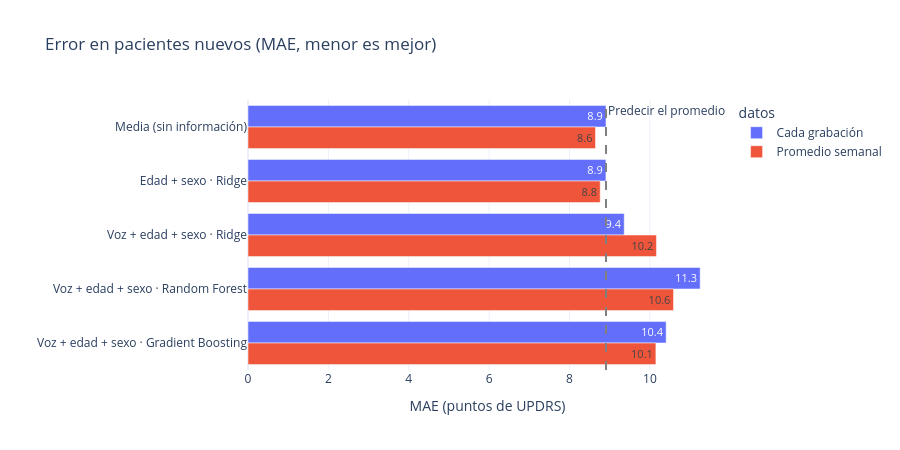

Here is the notebook cell this chart was saved with:
### Code cell
fig = px.bar(res["nivel"], y="modelo", x="MAE", color="datos", barmode="group", orientation="h",
             title="Error en pacientes nuevos (MAE, menor es mejor)",
             labels={"MAE": "MAE (puntos de UPDRS)", "modelo": ""}, text_auto=".1f")
ref = res["nivel"].query("modelo == 'Media (sin información)' and datos == 'Cada grabación'")["MAE"].iloc[0]
fig.add_vline(x=ref, line_dash="dash", line_color="gray", annotation_text="Predecir el promedio")
fig.update_layout(yaxis={"autorange": "reversed"}, height=450)
guardar(fig, "02_nivel_pacientes_nuevos")
fig

### Figure 1 — Plotly figure (JSON) as saved in the notebook; plotly's stock layout.template omitted (floating-point values rounded to 4 significant figures)
{"data": [{"alignmentgroup": "True", "hovertemplate": "datos=Cada grabación<br>MAE (puntos de UPDRS)=%{x}<br>=%{y}<extra></extra>", "legendgroup": "Cada grabación", "marker": {"color": "#636efa", "pattern": {"shape": ""}}, "name": "Cada grabación", "offsetgroup": "Cada grabación", "orientation": "h", "showlegend": true, "textposition": "auto", "texttemplate": "%{x:.1f}", "type": "bar", "x": [8.908, 8.906, 9.361, 11.25, 10.4], "xaxis": "x", "y": ["Media (sin información)", "Edad + sexo · Ridge", "Voz + edad + sexo · Ridge", "Voz + edad + sexo · Random Forest", "Voz + edad + sexo · Gradient Boosting"], "yaxis": "y"}, {"alignmentgroup": "True", "hovertemplate": "datos=Promedio semanal<br>MAE (puntos de UPDRS)=%{x}<br>=%{y}<extra></extra>", "legendgroup": "Promedio semanal", "marker": {"color": "#EF553B", "pattern": {"shape": ""}}, "name": "Promedio semanal", "offsetgroup": "Promedio semanal", "orientation": "h", "showlegend": true, "textposition": "auto", "texttemplate": "%{x:.1f}", "type": "bar", "x": [8.648, 8.764, 10.16, 10.59, 10.15], "xaxis": "x", "y": ["Media (sin información)", "Edad + sexo · Ridge", "Voz + edad + sexo · Ridge", "Voz + edad + sexo · Random Forest", "Voz + edad + sexo · Gradient Boosting"], "yaxis": "y"}], "layout": {"annotations": [{"showarrow": false, "text": "Predecir el promedio", "x": 8.908, "xanchor": "left", "xref": "x", "y": 1, "yanchor": "top", "yref": "y domain"}], "barmode": "group", "height": 450, "legend": {"title": {"text": "datos"}, "tracegroupgap": 0}, "shapes": [{"line": {"color": "gray", "dash": "dash"}, "type": "line", "x0": 8.908, "x1": 8.908, "xref": "x", "y0": 0, "y1": 1, "yref": "y domain"}], "title": {"text": "Error en pacientes nuevos (MAE, menor es mejor)"}, "xaxis": {"anchor": "y", "domain": [0, 1], "title": {"text": "MAE (puntos de UPDRS)"}}, "yaxis": {"anchor": "x", "autorange": "reversed", "domain": [0, 1], "title": {"text": ""}}}}
